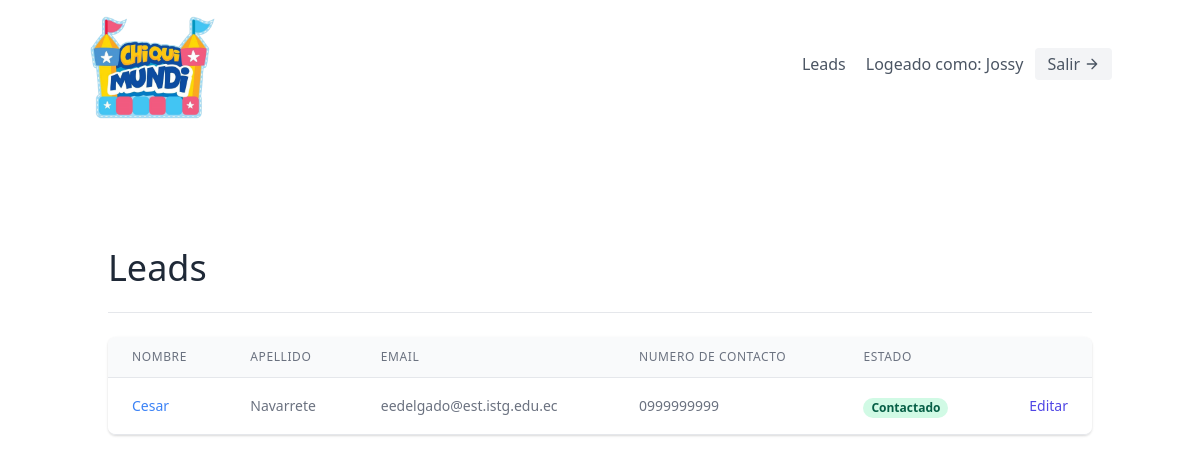
/leads/ (signed in), run on the app's committed database.
### leads/models.py (models this page shows, shortened)
class User(AbstractUser):
    is_organisor = models.BooleanField(default=True)
    is_agent = models.BooleanField(default=False)

class Lead(models.Model):
    nombre = models.CharField(max_length=50)
    apellido = models.CharField(max_length=50)
    telefono = models.CharField(max_length=10)
    email = models.EmailField()
    organisation = models.ForeignKey(UserProfile, on_delete=models.CASCADE)
    agente = models.ForeignKey("Agent", null=True, blank=True, on_delete=models.SET_NULL)
    description = models.TextField()
    date_added = models.DateTimeField(auto_now_add=True)
    category = models.ForeignKey("Category", related_name="leads", null=True, blank=True, on_delete=models.SET_NULL)

class Category(models.Model):       #Nuevo, Contactado, En espera, Vendido
    name = models.CharField(max_length=30)
    organisation = models.ForeignKey(UserProfile, on_delete=models.CASCADE)

### leads/views.py (the view, shortened to what this page needs)
# urls.py: path('', LeadListView.as_view(), name='list'),
class LeadListView(LoginRequiredMixin, generic.ListView):
    template_name = "leads/lead_list.html"
    context_object_name = "leads"
    def get_queryset(self):
        user = self.request.user
        if user.is_organisor:
            queryset = Lead.objects.filter(
                organisation=user.userprofile,
                agente__isnull=False
            )
        else:
            queryset = Lead.objects.filter(
                organisation=user.agent.organisation,
                agente__isnull=False
            )
            queryset = queryset.filter(agente__user=user)
        return queryset
    def get_context_data(self, **kwargs):
        context = super(LeadListView, self).get_context_data(**kwargs)
        user = self.request.user
        return context

### leads/templates/leads/lead_list.html (shortened to what this page needs)
{% extends "base.html" %}
{% block content %}
<section class="text-gray-600 body-font">
    <div class="container px-5 py-24 mx-auto flex flex-wrap">
      <div class="w-full mb-6 py-6 flex justify-between items-center border-b border-gray-200">
        <div>
          <h1 class="text-4xl text-gray-800">Leads</h1>
        </div>
      </div>
      <div class="flex flex-col w-full">
        <div class="-my-2 overflow-x-auto sm:-mx-6 lg:-mx-8">
        <div class="py-2 align-middle inline-block min-w-full sm:px-6 lg:px-8">
            <div class="shadow overflow-hidden border-b border-gray-200 sm:rounded-lg">
            <table class="min-w-full divide-y divide-gray-200">
                <thead class="bg-gray-50">
                    <tr>
                        <th scope="col" class="px-6 py-3 text-left text-xs font-medium text-gray-500 uppercase tracking-wider">
                        Nombre
                        </th>
                        <th scope="col" class="px-6 py-3 text-left text-xs font-medium text-gray-500 uppercase tracking-wider">
                        Apellido
                        </th>
                        <th scope="col" class="px-6 py-3 text-left text-xs font-medium text-gray-500 uppercase tracking-wider">
                        Email
                        </th>
                        <th scope="col" class="px-6 py-3 text-left text-xs font-medium text-gray-500 uppercase tracking-wider">
                        Numero de contacto
                        </th>
                        <th scope="col" class="px-6 py-3 text-left text-xs font-medium text-gray-500 uppercase tracking-wider">
                        Estado
                        </th>
                        <th scope="col" class="relative px-6 py-3">
                        </th>
                    </tr>
                </thead>
                <tbody>
                  {% for lead in leads %}
                  <tr class="bg-white">
                    <td class="px-6 py-4 whitespace-nowrap text-sm font-medium text-gray-900">
                        <a class="text-blue-500 hover:text-blue-800" href="{% url 'leads:detail' lead.pk %}">{{ lead.nombre }}</a>
                    </td>
                    <td class="px-6 py-4 whitespace-nowrap text-sm text-gray-500">
                        {{ lead.apellido }}
                    </td>
                    <td class="px-6 py-4 whitespace-nowrap text-sm text-gray-500">
                        {{ lead.email }}
                    </td>
                    <td class="px-6 py-4 whitespace-nowrap text-sm text-gray-500">
                        {{ lead.telefono }}
                    </td>
                    <td class="px-6 py-4 whitespace-nowrap">
                        {% if lead.category %}
                            <span class="px-2 inline-flex text-xs leading-5 font-semibold rounded-full bg-green-100 text-green-800">
                                {{ lead.category.name }}
                            </span>
                        {% else %}
                            <span class="px-2 inline-flex text-xs leading-5 font-semibold rounded-full bg-gray-100 text-gray-800">
                                Sin asignar
                            </span>
                        {% endif %}
                    </td>
                    <td class="px-6 py-4 whitespace-nowrap text-right text-sm font-medium">
                        <a href="{% url 'leads:update' lead.pk %}" class="text-indigo-600 hover:text-indigo-900">
                            Editar
                        </a>
                    </td>
                </tr>
            {% empty %}
            <p>Por ahora no tiene leads</p>
            {% endfor %}
        </tbody>
    </table>
    </div>
</div>
</div>
</div>
</div>
</section>
{% endblock content %}

### templates/navbar.html (shortened to what this page needs)
{% if request.user.is_authenticated %}
<header class="text-gray-600 body-font">
    <div class="container mx-auto flex flex-wrap flex-col md:flex-row items-center">
      <a href="{% url 'home' %}" class="flex title-font font-medium items-center text-gray-900 mb-4 md:mb-0">
        <img class="w-32 h-32" src="/static/images/chiquimundi.png" alt="Logo Chiquimundi">
      </a>
      <nav class="md:ml-auto flex flex-wrap items-center text-base justify-center">
      {% if not request.user.is_authenticated %}
        <a href="{% url 'signup' %}" class="mr-5 hover:text-gray-900">Registrar nuevo Usuario</a>
      {% else %}
        <a href="{% url 'leads:list' %}" class="mr-5 hover:text-gray-900">Leads</a>
      {% endif %}
      </nav>
      {% if request.user.is_authenticated %}
        Logeado como: {{ request.user.username }}
        <a href="{% url 'logout' %}" class="ml-3 inline-flex items-center bg-gray-100 border-0 py-1 px-3 focus:outline-none hover:bg-gray-200 rounded text-base mt-4 md:mt-0">Salir
          <svg fill="none" stroke="currentColor" stroke-linecap="round" stroke-linejoin="round" stroke-width="2" class="w-4 h-4 ml-1" viewBox="0 0 24 24">
            <path d="M5 12h14M12 5l7 7-7 7"></path>
          </svg>
        </a>
      {% endif %}
    </div>
  </header>
  {% endif %}

### data on the page
User: user.username "Jossy"
Lead: nombre "Cesar", apellido "Navarrete", email "eedelgado@est.istg.edu.ec", telefono "0999999999", category.name "Contactado"
